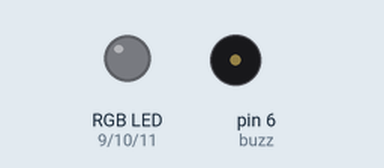
Simulated run of this sketch. Board: Arduino Uno, built with avr-gcc and run on an emulated ATmega328P. Parts: an RGB LED mixed from three pins (HIGH = lit), buzzer (waves = sounding).

Above: at 0.15 s.
At 6.75 s:
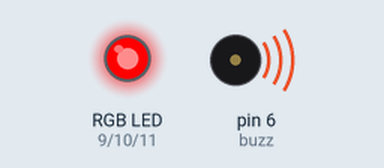
At 13.36 s:
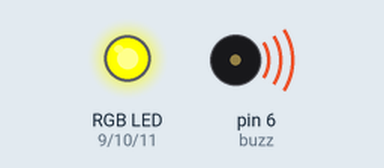
Timing chart, 0 to 13.4 s (numbered marks = the images above):
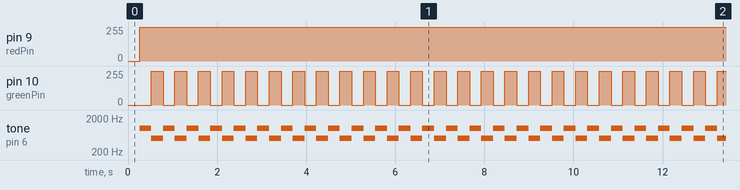

Measured:
- by itself, pin 9 (redPin): 0/255 → 255/255 at 0.26 s
- by itself, pin 10 (greenPin): alternates 255/255 for 0.26 s and 0/255 for 0.26 s
- by itself, tone on pin 6 (buzz): alternates 1000 Hz for 0.26 s and 500 Hz for 0.26 s

The sketch:

variasiLEDBuzzer.ino
```cpp
// Pin untuk LED RGB
const int redPin = 9;
const int greenPin = 10;
const int bluePin = 11;
const int step = 5;
const int waktu = 5;

const int buzz = 6;

void setup() {
  pinMode(redPin, OUTPUT);
  pinMode(greenPin, OUTPUT);
  pinMode(bluePin, OUTPUT);
  pinMode(buzz, OUTPUT);
}

void loop() {
  // put your main code here, to run repeatedly:

  for (int red = 0; red <= 255; red += step) {
    analogWrite(redPin, red);
    analogWrite(greenPin, 255 - red);
    int freq = map(red, 0, 255, 500, 1000);
    tone(buzz, freq);
    delay(waktu);
  }
  for (int green = 0; green <= 255; green += step) {
    analogWrite(greenPin, green);
    analogWrite(bluePin, 255 - green);
    int freq = map(255 - green, 0, 255, 500, 1000);
    tone(buzz, freq);
    delay(waktu);
  }
}
```
